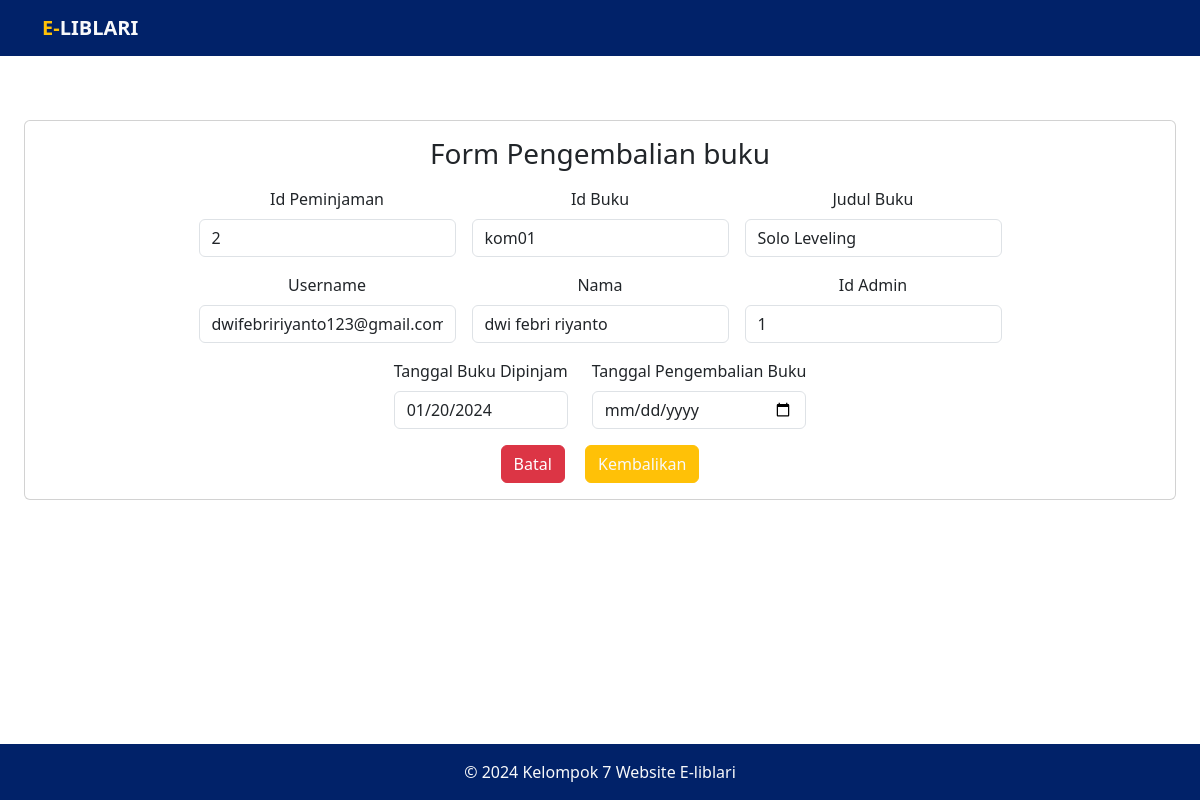
Screenshot of /member/kembalikan_buku.php?id=2 (signed in) with the database file from the repository.
### tables this page shows
CREATE TABLE `pinjam_buku` (
  `id_peminjaman` int(12) NOT NULL,
  `id_buku` varchar(20) NOT NULL,
  `username_member` varchar(30) NOT NULL,
  `id_admin` int(11) NOT NULL,
  `tanggal_peminjaman` date NOT NULL
);

CREATE TABLE `buku` (
  `id_buku` varchar(20) NOT NULL,
  `cover` varchar(255) NOT NULL,
  `kategori` varchar(255) NOT NULL,
  `judul` varchar(255) NOT NULL,
  `penulis` varchar(255) NOT NULL,
  `penerbit` varchar(255) NOT NULL,
  `tahun_terbit` date NOT NULL,
  `jumlah_halaman` int(11) NOT NULL,
  `deskripsi_buku` text NOT NULL
);

CREATE TABLE `member` (
  `username_member` varchar(30) NOT NULL,
  `nama_member` varchar(255) NOT NULL,
  `password` varchar(255) NOT NULL,
  `jenis_kelamin` varchar(20) NOT NULL,
  `fakultas` varchar(50) NOT NULL,
  `prodi` varchar(50) NOT NULL,
  `no_telepon` varchar(20) NOT NULL
);

### config/config.php (called while the page is built, shortened)
<?php
$host = "127.0.0.1";
$username = "root";
$password = "";
$database_name = "library_uas";
$connection = mysqli_connect($host, $username, $password, $database_name);
function queryReadData($query, $params = []) {
  global $connection;
  $stmt = mysqli_prepare($connection, $query);
  mysqli_stmt_execute($stmt);
  $result = mysqli_stmt_get_result($stmt);
  $items = [];
  while ($item = mysqli_fetch_assoc($result)) {
    $items[] = $item;
  }
  return $items;
}
?>

### member/kembalikan_buku.php (the view, shortened to what this page needs)
<?php
require "../config/config.php";
$idPeminjaman = $_GET["id"];
$query = queryReadData("
    SELECT pinjam_buku.id_peminjaman, pinjam_buku.id_buku, buku.judul, pinjam_buku.username_member, member.nama_member, pinjam_buku.id_admin, pinjam_buku.tanggal_peminjaman
    FROM pinjam_buku
    INNER JOIN buku ON pinjam_buku.id_buku = buku.id_buku
    INNER JOIN member ON pinjam_buku.username_member = member.username_member
    WHERE pinjam_buku.id_peminjaman = $idPeminjaman
");
?>
<!DOCTYPE html>
<html lang="en">
<head>
    <link rel="stylesheet" href="..//style/kembalikan_buku.css">
    <link href="https://cdn.jsdelivr.net/npm/bootstrap@5.3.2/dist/css/bootstrap.min.css" rel="stylesheet"
>
</head>
<body>
    <nav class="navbar navbar-expand-lg navbar-light fixed-top" style="background-color:#012269">
        <div class="container">
            <a class="navbar-brand text-light" href="dashboard_member.php"><span
                    class="text-warning">E-</span>LIBLARI</a>
        </div>
    </nav>
    <div class="p-4 mt-5">
        <div class="card p-3 mt-5">
            <form action="" method="post" class="text-center">
                <h3>Form Pengembalian buku</h3>
                <?php foreach ($query as $item) : ?>
                <div class="mt-3 d-flex flex-wrap justify-content-center gap-3">
                    <div class="mb-3">
                        <label for="id_peminjaman" class="form-label">Id Peminjaman</label>
                        <input type="number" class="form-control" id="id_peminjaman" name="id_peminjaman"
                            value="<?= $item["id_peminjaman"]; ?>" readonly>
                    </div>
                    <div class="mb-3">
                        <label for="id_buku" class="form-label">Id Buku</label>
                        <input type="text" class="form-control" id="id_buku" name="id_buku"
                            value="<?= $item["id_buku"]; ?>" readonly>
                    </div>
                    <div class="mb-3">
                        <label for="judul" class="form-label">Judul Buku</label>
                        <input type="text" class="form-control" id="judul" name="judul" value="<?= $item["judul"]; ?>"
                            readonly>
                    </div>
                </div>
                <div class="d-flex flex-wrap justify-content-center gap-3">
                    <div class="mb-3">
                        <label for="username_member" class="form-label">Username</label>
                        <input type="text" class="form-control" id="username_member" name="username_member"
                            value="<?= $item["username_member"]; ?>" readonly>
                    </div>
                    <div class="mb-3">
                        <label for="nama_member" class="form-label">Nama</label>
                        <input type="text" class="form-control" id="nama_member" name="nama_member"
                            value="<?= $item["nama_member"]; ?>" readonly>
                    </div>
                    <div class="mb-3">
                        <label for="id_admin" class="form-label">Id Admin</label>
                        <input type="number" class="form-control" id="id_admin" name="id_admin"
                            value="<?= $item["id_admin"]; ?>" readonly>
                    </div>
                </div>
                <div class="d-flex flex-wrap justify-content-center gap-4">
                    <div class="mb-3">
                        <label for="tgl_peminjaman" class="form-label">Tanggal Buku Dipinjam</label>
                        <input type="date" class="form-control" id="tgl_peminjaman" name="tanggal_peminjaman"
                            value="<?= $item["tanggal_peminjaman"]; ?>" readonly>
                    </div>
                    <div class="mb-3">
                        <label for="tgl_pengembalian" class="form-label">Tanggal Pengembalian Buku</label>
                        <input type="date" class="form-control" id="tgl_pengembalian" name="tanggal_kembali">
                    </div>
                </div>
                <?php endforeach; ?>
                <a class="btn btn-danger mx-2" href="koleksi_buku.php"> Batal</a>
                <button type="submit" class="btn btn-warning text-light mx-2" name="kembalikan">Kembalikan</button>
            </form>
        </div>
    </div>
    <div class="text-center p-3 text-light fixed-bottom" style="background-color:#012269">
        &copy; 2024 Kelompok 7 Website E-liblari
    </div>
</body>
</html>

### style/kembalikan_buku.css (style rules this page uses)
.navbar-brand { font-size: 40px; font-weight: 700; }

### rows the page displays
pinjam_buku: id_peminjaman "2", id_buku "kom01", judul "Solo Leveling", username_member "dwifebririyanto123@gmail.com", nama_member "dwi febri riyanto", id_admin "1", tanggal_peminjaman "01/20/2024"
